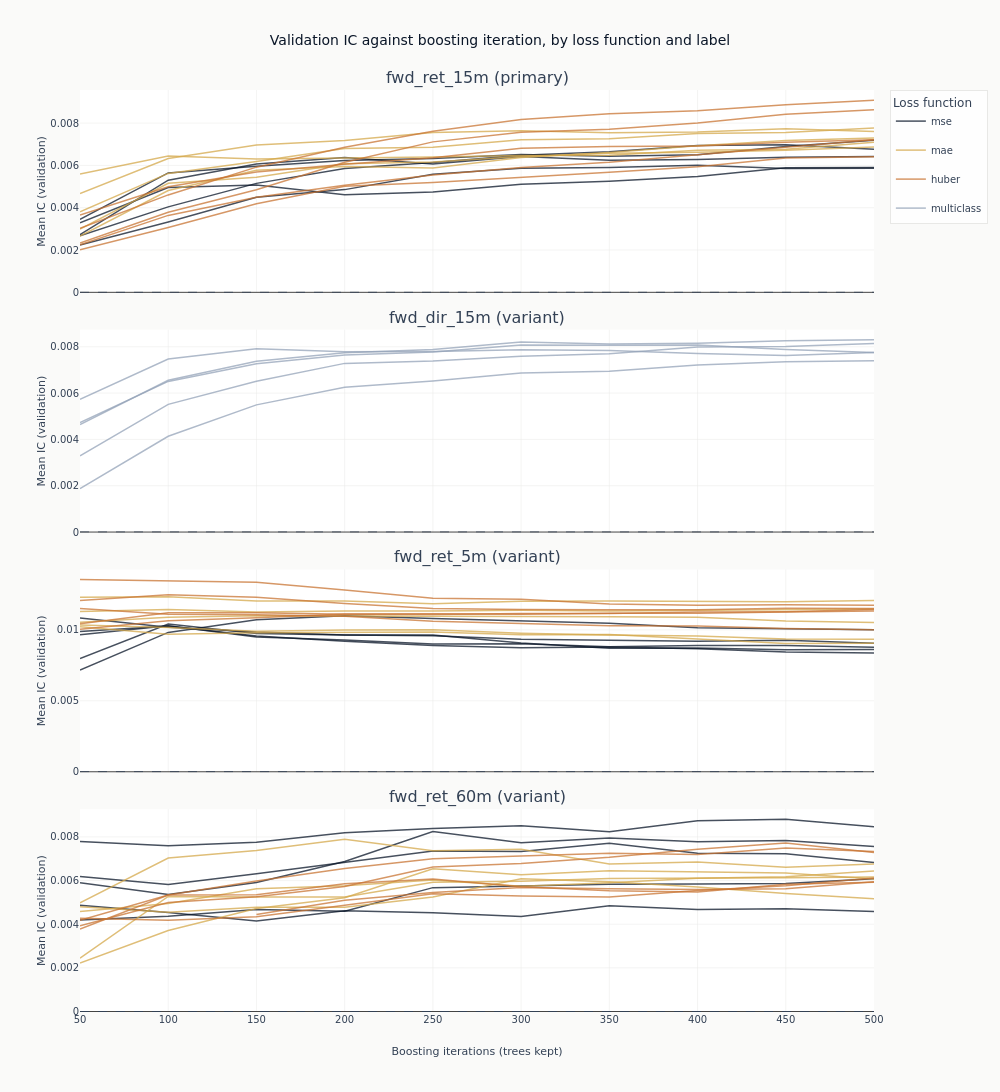

Source (notebook cell):
### Markdown cell above
### What more trees do

Each line traces one configuration's out-of-sample IC as trees are added to it. This is the
figure the checkpoint dimension exists to produce, and it separates two things a single
end-of-training number cannot.

A line that rises and then falls has an interior optimum: the model was still learning, then
began fitting the training window at the expense of the validation folds. A line that wanders
without trend around zero never had anything to learn in the first place, and its highest point
is wherever the noise happened to peak. The difference matters, because both produce a
respectable-looking maximum.

Only full-coverage configurations are drawn, and the panels share an x-axis so the horizons are
compared at the same training length rather than at each one's own best point.

### Code cell
curves = catalog.filter("full_coverage").sort("label", "config_name", "checkpoint_value")
objectives = {
    "mse": COLORS["blue"],
    "mae": COLORS["amber"],
    "huber": COLORS["copper"],
    # Not `slate`: at #1a2d4a it is a shade off the `blue` used for squared error, and the two
    # would be one swatch in a legend the reader consults for all four panels at once.
    "multiclass": COLORS["recede"],
}


def objective_of(name: str) -> str:
    """Read the loss function out of a declared configuration name."""
    match = next((key for key in objectives if name.endswith(key)), None)
    if match is None:
        raise ValueError(f"{name!r} does not end in a declared objective: {sorted(objectives)}")
    return match


fig_curves = make_subplots(
    rows=len(panel_labels),
    cols=1,
    shared_xaxes=True,
    vertical_spacing=0.04,
    subplot_titles=[
        f"{label} ({'primary' if label == primary else 'variant'})" for label in panel_labels
    ],
)
drawn_objectives: set[str] = set()
for row, label in enumerate(panel_labels, start=1):
    panel = curves.filter(pl.col("label") == label)
    for objective, color in objectives.items():
        members = [
            name
            for name in panel.get_column("config_name").unique(maintain_order=True)
            if objective_of(name) == objective
        ]
        for config_name in members:
            series = panel.filter(pl.col("config_name") == config_name)
            fig_curves.add_trace(
                go.Scatter(
                    x=series.get_column("checkpoint_value").to_list(),
                    y=series.get_column("ic_mean").to_list(),
                    mode="lines",
                    name=objective,
                    legendgroup=objective,
                    # One legend entry per loss function, not per configuration: the colour is the
                    # claim, and fifty named lines would bury it.
                    showlegend=objective not in drawn_objectives,
                    line=dict(color=color, width=1.5),
                    opacity=0.75,
                ),
                row=row,
                col=1,
            )
            drawn_objectives.add(objective)
    fig_curves.add_hline(
        y=0, line_width=1, line_dash="dash", line_color=COLORS["neutral"], row=row, col=1
    )
    fig_curves.update_yaxes(title_text="Mean IC (validation)", row=row, col=1)
fig_curves.update_xaxes(title_text="Boosting iterations (trees kept)", row=len(panel_labels), col=1)
fig_curves.update_layout(
    title="Validation IC against boosting iteration, by loss function and label",
    height=280 * len(panel_labels),
    width=1000,
    margin=dict(t=90),
    legend=dict(title_text="Loss function"),
)
# How many lines end below zero is a fact about the frame, so the alt text reads it rather than
# asserting it: a panel described as uniformly positive when it is not is a claim the data refutes.
dip_text = " and ".join(
    f"{row['below']} of {row['total']} in the {row['label']} panel"
    for row in curves.group_by("label")
    .agg(
        total=pl.col("config_name").n_unique(),
        below=pl.col("config_name").filter(pl.col("ic_mean") < 0).n_unique(),
    )
    .sort("label")
    .iter_rows(named=True)
)
show_plotly_with_alt(
    fig_curves,
    "Line charts of mean validation information coefficient against boosting iteration, one line "
    "per configuration, coloured by loss function: dark navy for squared error, gold for absolute "
    "error, copper for Huber, muted grey-blue for multiclass. One panel per declared label, "
    "sharing the iteration axis, each carrying a dashed zero line. Counted from the underlying frame, the "
    f"lines that dip below zero at some checkpoint are {dip_text}. The vertical scale is "
    "thousandths throughout, which is what a fifteen-minute horizon supports.",
)

### Figure 1 — Plotly figure (JSON) as saved in the notebook; plotly's stock layout.template omitted (floating-point values rounded to 4 significant figures)
{"data": [{"legendgroup": "mse", "line": {"color": "#0a1628", "width": 1.5}, "mode": "lines", "name": "mse", "opacity": 0.75, "showlegend": true, "type": "scatter", "x": [50, 100, 150, 200, 250, 300, 350, 400, 450, 500], "xaxis": "x", "y": [0.003292, 0.004953, 0.005072, 0.004615, 0.004748, 0.005108, 0.005253, 0.005477, 0.005887, 0.005901], "yaxis": "y"}, {"legendgroup": "mse", "line": {"color": "#0a1628", "width": 1.5}, "mode": "lines", "name": "mse", "opacity": 0.75, "showlegend": false, "type": "scatter", "x": [50, 100, 150, 200, 250, 300, 350, 400, 450, 500], "xaxis": "x", "y": [0.002669, 0.004039, 0.005152, 0.005854, 0.006137, 0.006486, 0.006651, 0.006938, 0.006973, 0.006769], "yaxis": "y"}, {"legendgroup": "mse", "line": {"color": "#0a1628", "width": 1.5}, "mode": "lines", "name": "mse", "opacity": 0.75, "showlegend": false, "type": "scatter", "x": [50, 100, 150, 200, 250, 300, 350, 400, 450, 500], "xaxis": "x", "y": [0.002724, 0.005301, 0.006072, 0.006379, 0.006067, 0.006426, 0.006246, 0.006277, 0.006383, 0.00642], "yaxis": "y"}, {"legendgroup": "mse", "line": {"color": "#0a1628", "width": 1.5}, "mode": "lines", "name": "mse", "opacity": 0.75, "showlegend": false, "type": "scatter", "x": [50, 100, 150, 200, 250, 300, 350, 400, 450, 500], "xaxis": "x", "y": [0.003446, 0.005646, 0.005958, 0.006235, 0.00633, 0.006515, 0.006433, 0.006505, 0.006898, 0.007195], "yaxis": "y"}, {"legendgroup": "mse", "line": {"color": "#0a1628", "width": 1.5}, "mode": "lines", "name": "mse", "opacity": 0.75, "showlegend": false, "type": "scatter", "x": [50, 100, 150, 200, 250, 300, 350, 400, 450, 500], "xaxis": "x", "y": [0.002236, 0.003323, 0.004493, 0.004856, 0.005585, 0.005861, 0.005899, 0.006012, 0.00586, 0.00587], "yaxis": "y"}, {"legendgroup": "mae", "line": {"color": "#D4A84B", "width": 1.5}, "mode": "lines", "name": "mae", "opacity": 0.75, "showlegend": true, "type": "scatter", "x": [50, 100, 150, 200, 250, 300, 350, 400, 450, 500], "xaxis": "x", "y": [0.005589, 0.006449, 0.006298, 0.006328, 0.006392, 0.00647, 0.006484, 0.006714, 0.00676, 0.007094], "yaxis": "y"}, {"legendgroup": "mae", "line": {"color": "#D4A84B", "width": 1.5}, "mode": "lines", "name": "mae", "opacity": 0.75, "showlegend": false, "type": "scatter", "x": [50, 100, 150, 200, 250, 300, 350, 400, 450, 500], "xaxis": "x", "y": [0.002985, 0.005155, 0.005436, 0.006075, 0.006163, 0.006421, 0.006573, 0.006622, 0.006716, 0.006874], "yaxis": "y"}, {"legendgroup": "mae", "line": {"color": "#D4A84B", "width": 1.5}, "mode": "lines", "name": "mae", "opacity": 0.75, "showlegend": false, "type": "scatter", "x": [50, 100, 150, 200, 250, 300, 350, 400, 450, 500], "xaxis": "x", "y": [0.003811, 0.005623, 0.006188, 0.006795, 0.006861, 0.007213, 0.007264, 0.007512, 0.007559, 0.007771], "yaxis": "y"}, {"legendgroup": "mae", "line": {"color": "#D4A84B", "width": 1.5}, "mode": "lines", "name": "mae", "opacity": 0.75, "showlegend": false, "type": "scatter", "x": [50, 100, 150, 200, 250, 300, 350, 400, 450, 500], "xaxis": "x", "y": [0.00467, 0.00633, 0.006959, 0.007178, 0.007559, 0.007643, 0.007539, 0.007581, 0.00773, 0.007609], "yaxis": "y"}, {"legendgroup": "mae", "line": {"color": "#D4A84B", "width": 1.5}, "mode": "lines", "name": "mae", "opacity": 0.75, "showlegend": false, "type": "scatter", "x": [50, 100, 150, 200, 250, 300, 350, 400, 450, 500], "xaxis": "x", "y": [0.002659, 0.004816, 0.005772, 0.005946, 0.005875, 0.006376, 0.006613, 0.006926, 0.007173, 0.007294], "yaxis": "y"}, {"legendgroup": "huber", "line": {"color": "#C87533", "width": 1.5}, "mode": "lines", "name": "huber", "opacity": 0.75, "showlegend": true, "type": "scatter", "x": [50, 100, 150, 200, 250, 300, 350, 400, 450, 500], "xaxis": "x", "y": [0.003659, 0.004993, 0.005694, 0.006054, 0.006365, 0.00681, 0.006895, 0.006923, 0.007101, 0.007215], "yaxis": "y"}, {"legendgroup": "huber", "line": {"color": "#C87533", "width": 1.5}, "mode": "lines", "name": "huber", "opacity": 0.75, "showlegend": false, "type": "scatter", "x": [50, 100, 150, 200, 250, 300, 350, 400, 450, 500], "xaxis": "x", "y": [0.002253, 0.003637, 0.004496, 0.00506, 0.005545, 0.005904, 0.006152, 0.006486, 0.006854, 0.007211], "yaxis": "y"}, {"legendgroup": "huber", "line": {"color": "#C87533", "width": 1.5}, "mode": "lines", "name": "huber", "opacity": 0.75, "showlegend": false, "type": "scatter", "x": [50, 100, 150, 200, 250, 300, 350, 400, 450, 500], "xaxis": "x", "y": [0.002336, 0.003787, 0.004852, 0.006152, 0.007113, 0.007573, 0.007704, 0.00801, 0.008416, 0.00863], "yaxis": "y"}, {"legendgroup": "huber", "line": {"color": "#C87533", "width": 1.5}, "mode": "lines", "name": "huber", "opacity": 0.75, "showlegend": false, "type": "scatter", "x": [50, 100, 150, 200, 250, 300, 350, 400, 450, 500], "xaxis": "x", "y": [0.003022, 0.004606, 0.005918, 0.006857, 0.00761, 0.008168, 0.008437, 0.008578, 0.008862, 0.009085], "yaxis": "y"}, {"legendgroup": "huber", "line": {"color": "#C87533", "width": 1.5}, "mode": "lines", "name": "huber", "opacity": 0.75, "showlegend": false, "type": "scatter", "x": [50, 100, 150, 200, 250, 300, 350, 400, 450, 500], "xaxis": "x", "y": [0.002013, 0.003069, 0.004185, 0.005017, 0.005187, 0.005419, 0.005674, 0.005942, 0.006346, 0.006414], "yaxis": "y"}, {"legendgroup": "multiclass", "line": {"color": "#94a3b8", "width": 1.5}, "mode": "lines", "name": "multiclass", "opacity": 0.75, "showlegend": true, "type": "scatter", "x": [50, 100, 150, 200, 250, 300, 350, 400, 450, 500], "xaxis": "x2", "y": [0.005729, 0.007472, 0.007917, 0.007783, 0.007794, 0.007874, 0.007838, 0.007714, 0.007627, 0.007757], "yaxis": "y2"}, {"legendgroup": "multiclass", "line": {"color": "#94a3b8", "width": 1.5}, "mode": "lines", "name": "multiclass", "opacity": 0.75, "showlegend": false, "type": "scatter", "x": [50, 100, 150, 200, 250, 300, 350, 400, 450, 500], "xaxis": "x2", "y": [0.003294, 0.005512, 0.00651, 0.007282, 0.007381, 0.007585, 0.0077, 0.007984, 0.008007, 0.008141], "yaxis": "y2"}, {"legendgroup": "multiclass", "line": {"color": "#94a3b8", "width": 1.5}, "mode": "lines", "name": "multiclass", "opacity": 0.75, "showlegend": false, "type": "scatter", "x": [50, 100, 150, 200, 250, 300, 350, 400, 450, 500], "xaxis": "x2", "y": [0.004645, 0.006554, 0.007378, 0.007738, 0.007878, 0.00821, 0.00812, 0.008155, 0.008261, 0.008297], "yaxis": "y2"}, {"legendgroup": "multiclass", "line": {"color": "#94a3b8", "width": 1.5}, "mode": "lines", "name": "multiclass", "opacity": 0.75, "showlegend": false, "type": "scatter", "x": [50, 100, 150, 200, 250, 300, 350, 400, 450, 500], "xaxis": "x2", "y": [0.00473, 0.006502, 0.007264, 0.00764, 0.007771, 0.008073, 0.008067, 0.008072, 0.007883, 0.007749], "yaxis": "y2"}, {"legendgroup": "multiclass", "line": {"color": "#94a3b8", "width": 1.5}, "mode": "lines", "name": "multiclass", "opacity": 0.75, "showlegend": false, "type": "scatter", "x": [50, 100, 150, 200, 250, 300, 350, 400, 450, 500], "xaxis": "x2", "y": [0.001874, 0.004135, 0.00549, 0.006253, 0.006519, 0.006867, 0.006939, 0.007212, 0.007349, 0.0074], "yaxis": "y2"}, {"legendgroup": "mse", "line": {"color": "#0a1628", "width": 1.5}, "mode": "lines", "name": "mse", "opacity": 0.75, "showlegend": false, "type": "scatter", "x": [50, 100, 150, 200, 250, 300, 350, 400, 450, 500], "xaxis": "x3", "y": [0.01084, 0.01019, 0.009845, 0.00964, 0.009643, 0.009067, 0.0087, 0.008725, 0.008601, 0.008621], "yaxis": "y3"}, {"legendgroup": "mse", "line": {"color": "#0a1628", "width": 1.5}, "mode": "lines", "name": "mse", "opacity": 0.75, "showlegend": false, "type": "scatter", "x": [50, 100, 150, 200, 250, 300, 350, 400, 450, 500], "xaxis": "x3", "y": [0.007982, 0.0104, 0.009749, 0.009634, 0.009575, 0.009335, 0.009269, 0.009196, 0.009267, 0.009064], "yaxis": "y3"}, {"legendgroup": "mse", "line": {"color": "#0a1628", "width": 1.5}, "mode": "lines", "name": "mse", "opacity": 0.75, "showlegend": false, "type": "scatter", "x": [50, 100, 150, 200, 250, 300, 350, 400, 450, 500], "xaxis": "x3", "y": [0.009659, 0.01029, 0.009494, 0.00928, 0.009005, 0.009024, 0.008809, 0.008894, 0.008893, 0.008778], "yaxis": "y3"}, {"legendgroup": "mse", "line": {"color": "#0a1628", "width": 1.5}, "mode": "lines", "name": "mse", "opacity": 0.75, "showlegend": false, "type": "scatter", "x": [50, 100, 150, 200, 250, 300, 350, 400, 450, 500], "xaxis": "x3", "y": [0.009883, 0.01028, 0.009566, 0.009203, 0.008906, 0.008735, 0.008784, 0.008669, 0.008445, 0.008376], "yaxis": "y3"}, {"legendgroup": "mse", "line": {"color": "#0a1628", "width": 1.5}, "mode": "lines", "name": "mse", "opacity": 0.75, "showlegend": false, "type": "scatter", "x": [50, 100, 150, 200, 250, 300, 350, 400, 450, 500], "xaxis": "x3", "y": [0.007168, 0.00982, 0.01072, 0.01099, 0.0108, 0.01063, 0.01047, 0.01016, 0.01011, 0.01001], "yaxis": "y3"}, {"legendgroup": "mae", "line": {"color": "#D4A84B", "width": 1.5}, "mode": "lines", "name": "mae", "opacity": 0.75, "showlegend": false, "type": "scatter", "x": [50, 100, 150, 200, 250, 300, 350, 400, 450, 500], "xaxis": "x3", "y": [0.01021, 0.009695, 0.009803, 0.009809, 0.009843, 0.009646, 0.009664, 0.009363, 0.009035, 0.009059], "yaxis": "y3"}, {"legendgroup": "mae", "line": {"color": "#D4A84B", "width": 1.5}, "mode": "lines", "name": "mae", "opacity": 0.75, "showlegend": false, "type": "scatter", "x": [50, 100, 150, 200, 250, 300, 350, 400, 450, 500], "xaxis": "x3", "y": [0.01129, 0.01144, 0.01126, 0.01134, 0.01132, 0.01138, 0.01132, 0.01138, 0.01139, 0.01146], "yaxis": "y3"}, {"legendgroup": "mae", "line": {"color": "#D4A84B", "width": 1.5}, "mode": "lines", "name": "mae", "opacity": 0.75, "showlegend": false, "type": "scatter", "x": [50, 100, 150, 200, 250, 300, 350, 400, 450, 500], "xaxis": "x3", "y": [0.01053, 0.01088, 0.011, 0.01097, 0.01091, 0.01093, 0.01093, 0.0109, 0.01063, 0.01052], "yaxis": "y3"}, {"legendgroup": "mae", "line": {"color": "#D4A84B", "width": 1.5}, "mode": "lines", "name": "mae", "opacity": 0.75, "showlegend": false, "type": "scatter", "x": [50, 100, 150, 200, 250, 300, 350, 400, 450, 500], "xaxis": "x3", "y": [0.01034, 0.01016, 0.00991, 0.009991, 0.01, 0.009763, 0.009629, 0.009571, 0.009353, 0.009343], "yaxis": "y3"}, {"legendgroup": "mae", "line": {"color": "#D4A84B", "width": 1.5}, "mode": "lines", "name": "mae", "opacity": 0.75, "showlegend": false, "type": "scatter", "x": [50, 100, 150, 200, 250, 300, 350, 400, 450, 500], "xaxis": "x3", "y": [0.01229, 0.01233, 0.01202, 0.01203, 0.01183, 0.01201, 0.01203, 0.012, 0.01198, 0.01206], "yaxis": "y3"}, {"legendgroup": "huber", "line": {"color": "#C87533", "width": 1.5}, "mode": "lines", "name": "huber", "opacity": 0.75, "showlegend": false, "type": "scatter", "x": [50, 100, 150, 200, 250, 300, 350, 400, 450, 500], "xaxis": "x3", "y": [0.0115, 0.01111, 0.01106, 0.01096, 0.0106, 0.01045, 0.01029, 0.01026, 0.0101, 0.01], "yaxis": "y3"}, {"legendgroup": "huber", "line": {"color": "#C87533", "width": 1.5}, "mode": "lines", "name": "huber", "opacity": 0.75, "showlegend": false, "type": "scatter", "x": [50, 100, 150, 200, 250, 300, 350, 400, 450, 500], "xaxis": "x3", "y": [0.01206, 0.01247, 0.0123, 0.01185, 0.0115, 0.01143, 0.01141, 0.01142, 0.01153, 0.0115], "yaxis": "y3"}, {"legendgroup": "huber", "line": {"color": "#C87533", "width": 1.5}, "mode": "lines", "name": "huber", "opacity": 0.75, "showlegend": false, "type": "scatter", "x": [50, 100, 150, 200, 250, 300, 350, 400, 450, 500], "xaxis": "x3", "y": [0.01042, 0.01121, 0.01121, 0.0111, 0.01109, 0.01115, 0.01115, 0.01126, 0.01127, 0.01143], "yaxis": "y3"}, {"legendgroup": "huber", "line": {"color": "#C87533", "width": 1.5}, "mode": "lines", "name": "huber", "opacity": 0.75, "showlegend": false, "type": "scatter", "x": [50, 100, 150, 200, 250, 300, 350, 400, 450, 500], "xaxis": "x3", "y": [0.01004, 0.01064, 0.01086, 0.01113, 0.01114, 0.01111, 0.01117, 0.01116, 0.01125, 0.01133], "yaxis": "y3"}, {"legendgroup": "huber", "line": {"color": "#C87533", "width": 1.5}, "mode": "lines", "name": "huber", "opacity": 0.75, "showlegend": false, "type": "scatter", "x": [50, 100, 150, 200, 250, 300, 350, 400, 450, 500], "xaxis": "x3", "y": [0.01354, 0.01344, 0.01334, 0.0128, 0.01222, 0.01215, 0.01183, 0.01173, 0.01177, 0.01174], "yaxis": "y3"}, {"legendgroup": "mse", "line": {"color": "#0a1628", "width": 1.5}, "mode": "lines", "name": "mse", "opacity": 0.75, "showlegend": false, "type": "scatter", "x": [50, 100, 150, 200, 250, 300, 350, 400, 450, 500], "xaxis": "x4", "y": [0.006185, 0.005821, 0.006317, 0.00685, 0.007355, 0.007328, 0.007707, 0.007254, 0.007225, 0.006829], "yaxis": "y4"}, {"legendgroup": "mse", "line": {"color": "#0a1628", "width": 1.5}, "mode": "lines", "name": "mse", "opacity": 0.75, "showlegend": false, "type": "scatter", "x": [50, 100, 150, 200, 250, 300, 350, 400, 450, 500], "xaxis": "x4", "y": [0.004191, 0.004366, 0.004671, 0.004591, 0.005677, 0.005766, 0.005836, 0.005845, 0.005867, 0.006086], "yaxis": "y4"}, {"legendgroup": "mse", "line": {"color": "#0a1628", "width": 1.5}, "mode": "lines", "name": "mse", "opacity": 0.75, "showlegend": false, "type": "scatter", "x": [50, 100, 150, 200, 250, 300, 350, 400, 450, 500], "xaxis": "x4", "y": [0.0059, 0.005359, 0.005911, 0.006873, 0.008245, 0.007733, 0.007947, 0.007782, 0.007842, 0.007558], "yaxis": "y4"}, {"legendgroup": "mse", "line": {"color": "#0a1628", "width": 1.5}, "mode": "lines", "name": "mse", "opacity": 0.75, "showlegend": false, "type": "scatter", "x": [50, 100, 150, 200, 250, 300, 350, 400, 450, 500], "xaxis": "x4", "y": [0.007789, 0.007596, 0.007756, 0.008189, 0.008384, 0.008508, 0.008237, 0.008741, 0.008808, 0.00847], "yaxis": "y4"}, {"legendgroup": "mse", "line": {"color": "#0a1628", "width": 1.5}, "mode": "lines", "name": "mse", "opacity": 0.75, "showlegend": false, "type": "scatter", "x": [50, 100, 150, 200, 250, 300, 350, 400, 450, 500], "xaxis": "x4", "y": [0.00487, 0.004531, 0.004146, 0.004617, 0.004526, 0.004358, 0.00485, 0.004669, 0.004709, 0.004588], "yaxis": "y4"}, {"legendgroup": "mae", "line": {"color": "#D4A84B", "width": 1.5}, "mode": "lines", "name": "mae", "opacity": 0.75, "showlegend": false, "type": "scatter", "x": [50, 100, 150, 200, 250, 300, 350, 400, 450, 500], "xaxis": "x4", "y": [0.004797, 0.004549, 0.004772, 0.00478, 0.005249, 0.006083, 0.005947, 0.005701, 0.005413, 0.005168], "yaxis": "y4"}, {"legendgroup": "mae", "line": {"color": "#D4A84B", "width": 1.5}, "mode": "lines", "name": "mae", "opacity": 0.75, "showlegend": false, "type": "scatter", "x": [50, 100, 150, 200, 250, 300, 350, 400, 450, 500], "xaxis": "x4", "y": [0.002444, 0.005271, 0.005244, 0.005247, 0.00592, 0.005969, 0.00609, 0.0061, 0.006124, 0.006158], "yaxis": "y4"}, {"legendgroup": "mae", "line": {"color": "#D4A84B", "width": 1.5}, "mode": "lines", "name": "mae", "opacity": 0.75, "showlegend": false, "type": "scatter", "x": [50, 100, 150, 200, 250, 300, 350, 400, 450, 500], "xaxis": "x4", "y": [0.004587, 0.004949, 0.005625, 0.005765, 0.006032, 0.005746, 0.005903, 0.006108, 0.00617, 0.006442], "yaxis": "y4"}, {"legendgroup": "mae", "line": {"color": "#D4A84B", "width": 1.5}, "mode": "lines", "name": "mae", "opacity": 0.75, "showlegend": false, "type": "scatter", "x": [50, 100, 150, 200, 250, 300, 350, 400, 450, 500], "xaxis": "x4", "y": [0.004985, 0.00703, 0.007374, 0.007893, 0.007363, 0.007431, 0.006757, 0.006846, 0.006609, 0.006763], "yaxis": "y4"}, {"legendgroup": "mae", "line": {"color": "#D4A84B", "width": 1.5}, "mode": "lines", "name": "mae", "opacity": 0.75, "showlegend": false, "type": "scatter", "x": [50, 100, 150, 200, 250, 300, 350, 400, 450, 500], "xaxis": "x4", "y": [0.002226, 0.003713, 0.004717, 0.005216, 0.006539, 0.006268, 0.00645, 0.006401, 0.00635, 0.006076], "yaxis": "y4"}, {"legendgroup": "huber", "line": {"color": "#C87533", "width": 1.5}, "mode": "lines", "name": "huber", "opacity": 0.75, "showlegend": false, "type": "scatter", "x": [50, 100, 150, 200, 250, 300, 350, 400, 450, 500], "xaxis": "x4", "y": [0.004271, 0.004185, 0.004346, 0.00486, 0.005395, 0.005292, 0.00525, 0.005551, 0.005765, 0.006122], "yaxis": "y4"}, {"legendgroup": "huber", "line": {"color": "#C87533", "width": 1.5}, "mode": "lines", "name": "huber", "opacity": 0.75, "showlegend": false, "type": "scatter", "x": [50, 100, 150, 200, 250, 300, 350, 400, 450, 500], "xaxis": "x4", "y": [0.004181, 0.005335, 0.005347, 0.005857, 0.006073, 0.00572, 0.00553, 0.005482, 0.005837, 0.005928], "yaxis": "y4"}, {"legendgroup": "huber", "line": {"color": "#C87533", "width": 1.5}, "mode": "lines", "name": "huber", "opacity": 0.75, "showlegend": false, "type": "scatter", "x": [50, 100, 150, 200, 250, 300, 350, 400, 450, 500], "xaxis": "x4", "y": [0.003924, 0.004998, 0.005262, 0.00573, 0.006617, 0.006779, 0.007064, 0.00744, 0.007719, 0.007282], "yaxis": "y4"}, {"legendgroup": "huber", "line": {"color": "#C87533", "width": 1.5}, "mode": "lines", "name": "huber", "opacity": 0.75, "showlegend": false, "type": "scatter", "x": [50, 100, 150, 200, 250, 300, 350, 400, 450, 500], "xaxis": "x4", "y": [0.003776, 0.005339, 0.00598, 0.006559, 0.007, 0.00714, 0.007248, 0.0072, 0.007489, 0.007331], "yaxis": "y4"}, {"legendgroup": "huber", "line": {"color": "#C87533", "width": 1.5}, "mode": "lines", "name": "huber", "opacity": 0.75, "showlegend": false, "type": "scatter", "x": [150, 200, 250, 300, 350, 400, 450, 500], "xaxis": "x4", "y": [0.004444, 0.005095, 0.005459, 0.005677, 0.00563, 0.005591, 0.005626, 0.005942], "yaxis": "y4"}], "layout": {"annotations": [{"font": {"size": 16}, "showarrow": false, "text": "fwd_ret_15m (primary)", "x": 0.5, "xanchor": "center", "xref": "paper", "y": 1.0, "yanchor": "bottom", "yref": "paper"}, {"font": {"size": 16}, "showarrow": false, "text": "fwd_dir_15m (variant)", "x": 0.5, "xanchor": "center", "xref": "paper", "y": 0.74, "yanchor": "bottom", "yref": "paper"}, {"font": {"size": 16}, "showarrow": false, "text": "fwd_ret_5m (variant)", "x": 0.5, "xanchor": "center", "xref": "paper", "y": 0.48, "yanchor": "bottom", "yref": "paper"}, {"font": {"size": 16}, "showarrow": false, "text": "fwd_ret_60m (variant)", "x": 0.5, "xanchor": "center", "xref": "paper", "y": 0.22, "yanchor": "bottom", "yref": "paper"}], "height": 1120, "legend": {"title": {"text": "Loss function"}}, "margin": {"t": 90}, "shapes": [{"line": {"color": "#334155", "dash": "dash", "width": 1}, "type": "line", "x0": 0, "x1": 1, "xref": "x domain", "y0": 0, "y1": 0, "yref": "y"}, {"line": {"color": "#334155", "dash": "dash", "width": 1}, "type": "line", "x0": 0, "x1": 1, "xref": "x2 domain", "y0": 0, "y1": 0, "yref": "y2"}, {"line": {"color": "#334155", "dash": "dash", "width": 1}, "type": "line", "x0": 0, "x1": 1, "xref": "x3 domain", "y0": 0, "y1": 0, "yref": "y3"}, {"line": {"color": "#334155", "dash": "dash", "width": 1}, "type": "line", "x0": 0, "x1": 1, "xref": "x4 domain", "y0": 0, "y1": 0, "yref": "y4"}], "title": {"text": "Validation IC against boosting iteration, by loss function and label"}, "width": 1000, "xaxis": {"anchor": "y", "domain": [0.0, 1.0], "matches": "x4", "showticklabels": false}, "xaxis2": {"anchor": "y2", "domain": [0.0, 1.0], "matches": "x4", "showticklabels": false}, "xaxis3": {"anchor": "y3", "domain": [0.0, 1.0], "matches": "x4", "showticklabels": false}, "xaxis4": {"anchor": "y4", "domain": [0.0, 1.0], "title": {"text": "Boosting iterations (trees kept)"}}, "yaxis": {"anchor": "x", "domain": [0.78, 1.0], "title": {"text": "Mean IC (validation)"}}, "yaxis2": {"anchor": "x2", "domain": [0.52, 0.74], "title": {"text": "Mean IC (validation)"}}, "yaxis3": {"anchor": "x3", "domain": [0.26, 0.48], "title": {"text": "Mean IC (validation)"}}, "yaxis4": {"anchor": "x4", "domain": [0.0, 0.22], "title": {"text": "Mean IC (validation)"}}}}
